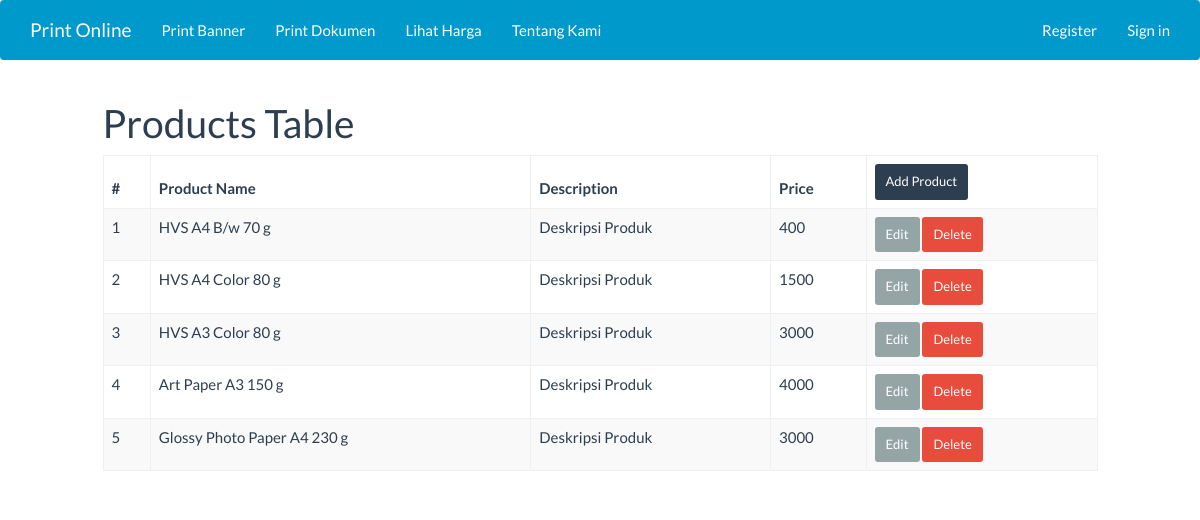
Before: /index.php/admin/products with the older database file.
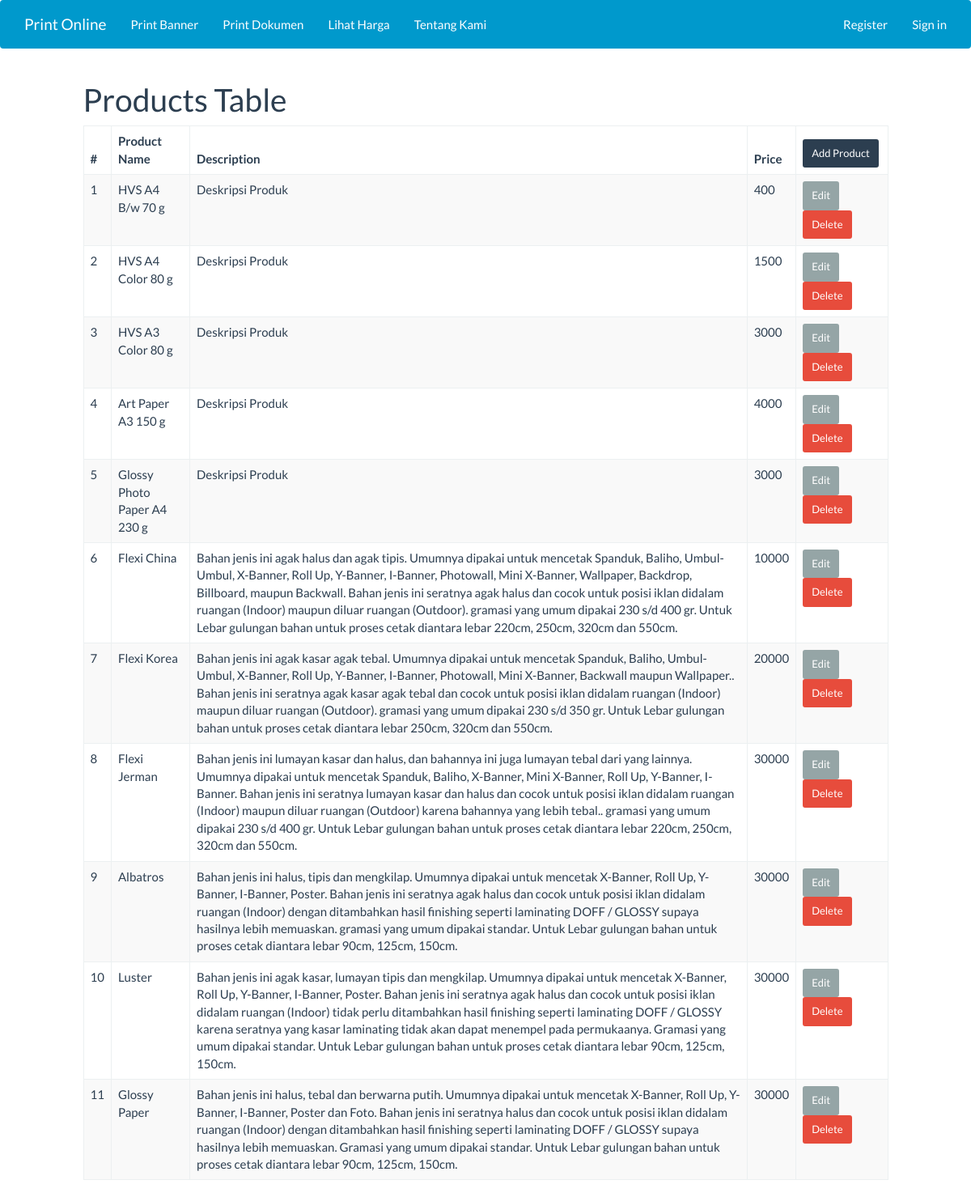
After: the same page with the newer database file.
### tables this page shows
CREATE TABLE `products` (
  `id` int(10) NOT NULL,
  `name` varchar(100) NOT NULL,
  `description` text NOT NULL,
  `price` int(10) NOT NULL,
  `image` text NOT NULL
);

### application/controllers/admin/products.php (called while the page is built, shortened)
<?php
class Products extends CI_Controller {
  public function __construct(){
    $this->load->model('model_products');
  }
  public function index(){
    $data['products'] = $this->model_products->all();
    $data['title'] = 'Lihat Harga';
    $this->load->view('templates/header');
    $this->load->view('backend/view_all_products', $data);
    $this->load->view('templates/footer');
  }
}
?>

### index.php (called while the page is built, shortened)
<?php
require_once BASEPATH.'core/CodeIgniter.php';

### application/models/model_products.php (called while the page is built, shortened)
<?php
class Model_products extends CI_Model {
  public function all(){
    $result = $this->db->get('products');
    if($result->num_rows() > 0){
      return $result->result();
    } else {
      return array();
    }
  }
}
?>

### application/views/backend/view_all_products.php (the view, shortened to what this page needs)
<div class="row">
    <div class="col-md-1"></div>
    <div class="col-md-10">
      <h1>Products Table</h1>
      <table id="myTable" class="table table-striped table-bordered table-hover">
        <thead>
          <tr>
            <th>#</th>
            <th>Product Name</th>
            <th>Description</th>
            <th>Price</th>
            <th>
              <?=anchor('admin/products/create','Add Product', ['class'=>'btn btn-primary btn-sm'])?>
            </th>
          </tr>
        </thead>
        <tbody>
          <?php foreach($products as $product) : ?>
          <tr>
            <td><?=$product->id?></td>
            <td><?=$product->name?></td>
            <td><?=$product->description?></td>
            <td><?=$product->price?></td>
            <td>
              <?=anchor('admin/products/update/' . $product->id, 'Edit', ['class'=>'btn btn-default btn-sm'])?>
              <?=anchor('admin/products/delete/' . $product->id, 'Delete', ['class'=>'btn btn-danger btn-sm', 'onclick'=>'return confirm(\'Apakah anda yakin?\')'])?>
            </td>
          </tr>
        <?php endforeach; ?>
        </tbody>
      </table>
    </div>
    <div class="col-md-1"></div>
  </div>

### application/views/templates/header.php (shortened to what this page needs)
<!DOCTYPE html>
<html>
  <head>
    <link rel="stylesheet" href="<?php echo base_url(); ?>bootstrap.min.css">
    <link rel="stylesheet" href="<?php echo base_url(); ?>styles.css">
    <link rel="stylesheet" href="font-awesome/css/font-awesome.min.css">
    <link rel="stylesheet" type="text/css" href="//cdn.datatables.net/plug-ins/9dcbecd42ad/integration/bootstrap/3/dataTables.bootstrap.css">
  </head>
  <body>
    <nav class="navbar navbar-inverse" style="background-color:#0099cc; color:white border-radius:0;">
      <div class="container">
        <div class="navbar-header">
          <a class="navbar-brand" href="<?php echo base_url(); ?>home">Print Online</a>
        </div>
        <div id="navbar">
          <ul class="nav navbar-nav">
            <li><a href="<?php echo base_url(); ?>pages/cetak">Print Banner</a></li>
            <li><a href="<?php echo base_url(); ?>pages/document">Print Dokumen</a></li>
            <li><a href="<?php echo base_url(); ?>prices/index">Lihat Harga</a></li>
            <li><a href="<?php echo base_url(); ?>about">Tentang Kami</a></li>
          </ul>
          <ul class="nav navbar-nav navbar-right nav-list" id="navigasi">
            <li><a href="#register" data-toggle="modal" data-target="#register">Register</a></li>
            <?php if (isset($user)){ ?>
              <li role="presentation" class="dropdown">
                <a class="dropdown-toggle" data-toggle="dropdown" href="#" role="button" aria-haspopup="true" aria-expanded="false">
                  <?php echo $user; ?><span class="caret"></span>
                </a>
                <ul class="dropdown-menu">
                  <?php echo anchor('logout', 'Logout');?>
                </ul>
              </li>
            <?php }else{ ?>
              <li><a href="<?php echo base_url(); ?>login/index">Sign in</a></li>
            <?php } ?>
          </ul>
        </div>
      </div>
    </nav>

### application/views/templates/footer.php (shortened to what this page needs)
    </body>
</html>

Changed rows visible on the page:
added products: id "6", name "Flexi China", description "Bahan jenis ini agak halus dan agak tipis. Umumnya dipakai untuk mencetak Spanduk, Baliho, Umbul-Umbul, X-Banner, Roll Up, Y-Banner, I-Banner, Photowall, Mini X-Banner, Wallpaper, Backdrop, Billboard, maupun Backwall. Bahan jenis ini seratnya agak halus dan cocok untuk posisi iklan didalam ruangan (Indoor) maupun diluar ruangan (Outdoor). gramasi yang umum dipakai 230 s/d 400 gr. Untuk Lebar gulungan bahan untuk proses cetak diantara lebar 220cm, 250cm, 320cm dan 550cm.", price "10000", id "Edit", id "Delete"
added products: id "7", name "Flexi Korea", description "Bahan jenis ini agak kasar agak tebal. Umumnya dipakai untuk mencetak Spanduk, Baliho, Umbul-Umbul, X-Banner, Roll Up, Y-Banner, I-Banner, Photowall, Mini X-Banner, Backwall maupun Wallpaper.. Bahan jenis ini seratnya agak kasar agak tebal dan cocok untuk posisi iklan didalam ruangan (Indoor) maupun diluar ruangan (Outdoor). gramasi yang umum dipakai 230 s/d 350 gr. Untuk Lebar gulungan bahan untuk proses cetak diantara lebar 250cm, 320cm dan 550cm.", price "20000", id "Edit", id "Delete"
added products: id "8", name "Flexi Jerman", description "Bahan jenis ini lumayan kasar dan halus, dan bahannya ini juga lumayan tebal dari yang lainnya. Umumnya dipakai untuk mencetak Spanduk, Baliho, X-Banner, Mini X-Banner, Roll Up, Y-Banner, I-Banner. Bahan jenis ini seratnya lumayan kasar dan halus dan cocok untuk posisi iklan didalam ruangan (Indoor) maupun diluar ruangan (Outdoor) karena bahannya yang lebih tebal.. gramasi yang umum dipakai 230 s/d 400 gr. Untuk Lebar gulungan bahan untuk proses cetak diantara lebar 220cm, 250cm, 320cm dan 550cm.", price "30000", id "Edit", id "Delete"
added products: id "9", name "Albatros", description "Bahan jenis ini halus, tipis dan mengkilap. Umumnya dipakai untuk mencetak X-Banner, Roll Up, Y-Banner, I-Banner, Poster. Bahan jenis ini seratnya agak halus dan cocok untuk posisi iklan didalam ruangan (Indoor) dengan ditambahkan hasil finishing seperti laminating DOFF / GLOSSY supaya hasilnya lebih memuaskan. gramasi yang umum dipakai standar. Untuk Lebar gulungan bahan untuk proses cetak diantara lebar 90cm, 125cm, 150cm.", price "30000", id "Edit", id "Delete"
added products: id "10", name "Luster", description "Bahan jenis ini agak kasar, lumayan tipis dan mengkilap. Umumnya dipakai untuk mencetak X-Banner, Roll Up, Y-Banner, I-Banner, Poster. Bahan jenis ini seratnya agak halus dan cocok untuk posisi iklan didalam ruangan (Indoor) tidak perlu ditambahkan hasil finishing seperti laminating DOFF / GLOSSY karena seratnya yang kasar laminating tidak akan dapat menempel pada permukaanya. Gramasi yang umum dipakai standar. Untuk Lebar gulungan bahan untuk proses cetak diantara lebar 90cm, 125cm, 150cm.", price "30000", id "Edit", id "Delete"
added products: id "11", name "Glossy Paper", description "Bahan jenis ini halus, tebal dan berwarna putih. Umumnya dipakai untuk mencetak X-Banner, Roll Up, Y-Banner, I-Banner, Poster dan Foto. Bahan jenis ini seratnya halus dan cocok untuk posisi iklan didalam ruangan (Indoor) dengan ditambahkan hasil finishing seperti laminating DOFF / GLOSSY supaya hasilnya lebih memuaskan. Gramasi yang umum dipakai standar. Untuk Lebar gulungan bahan untuk proses cetak diantara lebar 90cm, 125cm, 150cm.", price "30000", id "Edit", id "Delete"
